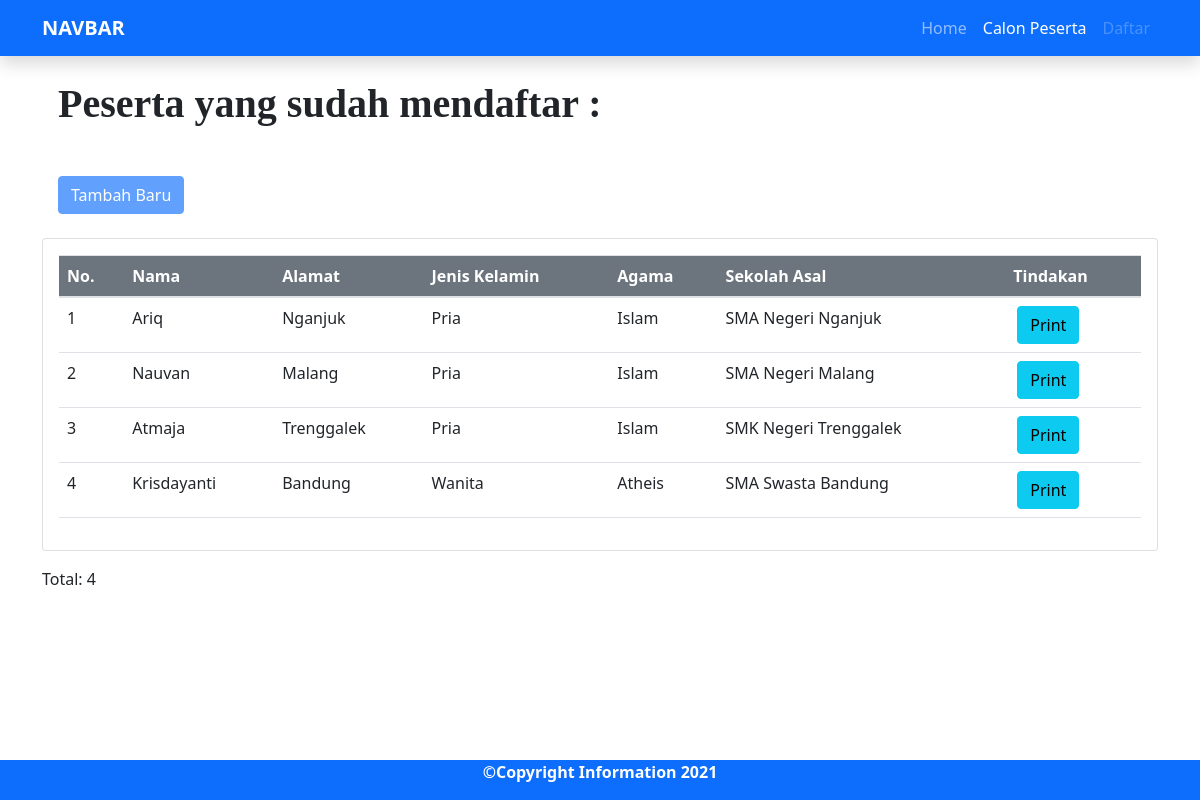
Page /lihatBiodata.php on the committed database.
### tables this page shows
CREATE TABLE `calon_peserta` (
  `id` int(11) NOT NULL,
  `nama` varchar(64) NOT NULL,
  `alamat` varchar(255) NOT NULL,
  `jenis_kelamin` varchar(20) NOT NULL,
  `agama` varchar(20) NOT NULL,
  `sekolah_asal` varchar(64) NOT NULL
);

### lihatBiodata.php (the view, shortened to what this page needs)
<?php include("koneksi.php"); ?>
<!DOCTYPE html>
<html lang="en">
<head>
    <link rel="stylesheet" href="https://cdn.jsdelivr.net/npm/bootstrap@4.6.1/dist/css/bootstrap.min.css"
>
    <link href="https://cdn.jsdelivr.net/npm/bootstrap@5.1.3/dist/css/bootstrap.min.css" rel="stylesheet"
>
    <link rel="stylesheet" href="https://cdnjs.cloudflare.com/ajax/libs/font-awesome/4.7.0/css/font-awesome.min.css">
</head>
<body>
    <div class="row-xxl-4">
        <div class="col-xxl-4">
            <nav class="navbar navbar-expand-xl navbar-dark bg-primary shadow fixed-top">
                <div class="container">
                    <a class="navbar-brand" style="font-weight: bold" href="guest.php">NAVBAR</a>
                    <div class="collapse navbar-collapse justify-content-end" id="navbarNav">
                    <ul class="navbar-nav ms-auto">
                        <li class="nav-item">
                        <a class="nav-link " aria-current="page" href="guest.php">Home</a>
                        </li>
                        <li class="nav-item">
                            <a class="nav-link active" href="#">Calon Peserta</a>
                        </li>
                        <li class="nav-item">
                            <a class="nav-link disabled" aria-disabled="true" href="tambah.php" tabindex="-1">Daftar</a>
                        </li>
                    </ul>
                    </div>
                </div>
            </nav>
        </div>
    </div>
    <div class="container">
        <div class="row">
            <div class="col">
                <h1 style="margin: 5rem 0rem 1rem 1rem; font-family: Times New Roman"><strong>Peserta yang sudah mendaftar :</strong></h1>
                <br>
                <div class="mb-3">
                    <nav>
                        <a class="nav-link disabled" style="text-decoration: none;" href="tambah.php?tambah-daftar-baru">
                            <button type="button" class="btn btn-primary" disabled>Tambah Baru</button>
                        </a>
                    </nav>
                </div>
                <div class="mb-3">
                <div class="card" style="width: 100%;">
                    <div class="card-body">
                    <table class="table">
                        <thead>
                            <tr class="bg-secondary">
                                <th scope="col" style="color: white">No.</th>
                                <th scope="col" style="color: white">Nama</th>
                                <th scope="col" style="color: white">Alamat</th>
                                <th scope="col" style="color: white">Jenis Kelamin</th>
                                <th scope="col" style="color: white">Agama</th>
                                <th scope="col" style="color: white">Sekolah Asal</th>
                                <th scope="col" style="color: white" class="ml-1">Tindakan</th>
                            </tr>
                        </thead>
                        <tbody>
                            <?php
                                $sql = "SELECT * FROM calon_peserta";
                                $query = mysqli_query($connect, $sql);
                                $nomor = 1;
                                while($siswa = mysqli_fetch_array($query)){
                                    echo "<tr>";
                                    echo "<td>" . $nomor . "</td>";
                                    echo "<td>" . $siswa['nama'] . "</td>";
                                    echo "<td>" . $siswa['alamat'] . "</td>";
                                    echo "<td>" . $siswa['jenis_kelamin'] . "</td>";
                                    echo "<td>" . $siswa['agama'] . "</td>";
                                    echo "<td>" . $siswa['sekolah_asal'] . "</td>";
                                    echo "<td>";
                                    echo "<a style='text-decoration: none;' href=' cetakguest.php?id=" .$siswa['id']. " '><button type='button' class='btn btn-info ml-1'>Print</button></?a>";
                                    echo "</td>";
                                    echo "</tr>";?><?php $nomor++;
                                }
                            ?>
                        </tbody>
                    </table>
                    </div>
                </div>
                </div>
                <div>
                    <p style="margin-bottom: 5rem">
                        Total: <?php echo mysqli_num_rows($query) ?>
                    </p>
                </div>
            </div>
        </div>
    </div>
    <footer class="bg-primary text-white text-center fixed-bottom">
        <p><b>©Copyright Information 2021</b></p>
    </footer>
</body>
</html>

### rows in the picture
calon_peserta: nama "Ariq", alamat "Nganjuk", jenis_kelamin "Pria", agama "Islam", sekolah_asal "SMA Negeri Nganjuk"
calon_peserta: nama "Nauvan", alamat "Malang", jenis_kelamin "Pria", agama "Islam", sekolah_asal "SMA Negeri Malang"
calon_peserta: nama "Atmaja", alamat "Trenggalek", jenis_kelamin "Pria", agama "Islam", sekolah_asal "SMK Negeri Trenggalek"
calon_peserta: nama "Krisdayanti", alamat "Bandung", jenis_kelamin "Wanita", agama "Atheis", sekolah_asal "SMA Swasta Bandung"

### other values in the picture
mysqli_num_rows($query) "4"
